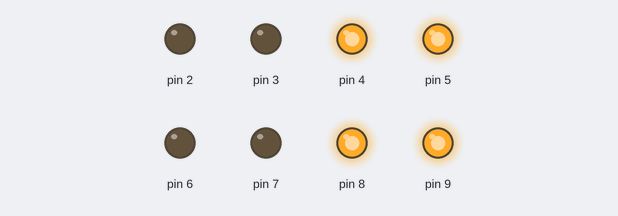
This sketch was run on a simulated Arduino Uno, built with avr-gcc and run on an emulated ATmega328P. Parts: output pins drawn as LEDs (lit = HIGH).

Above: at 0.12 s.
At 0.87 s:
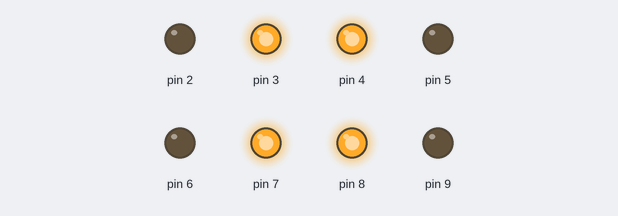
At 1.37 s:
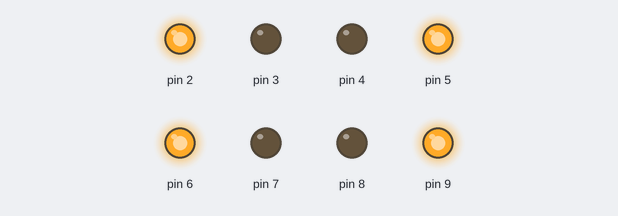
At 2.62 s:
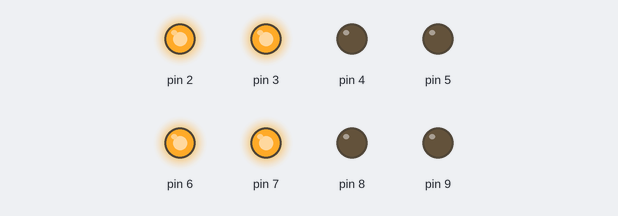
Timing chart, 0 to 3.0 s (numbered marks = the images above):
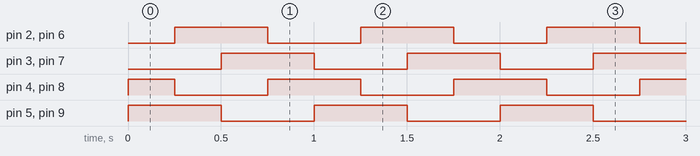

Measured:
- by itself, pin 2, pin 3, pin 5–7, pin 9: alternates HIGH for 0.50 s and LOW for 0.50 s
- by itself, pin 4, pin 8: repeats every 1.0 s: LOW 0.50 s, HIGH 0.50 s
- by itself, everything shown: repeats every 1.0 s, in 4 steps

The sketch:

eightleds.ino
```cpp
void setup() {
  for (int i = 2; i <= 9; i++) {
    pinMode(i, OUTPUT);
  }
}

void loop() {
  /*for (int i = 2; i <= 9; i++) {
    digitalWrite(i, HIGH);
    delay(250);
  }
  for (int i = 2; i <= 9; i++) {
    digitalWrite(i, LOW);
    delay(250);
  }*/
  for (int i = 2; i <= 9; i++) {
    digitalWrite(i, (((i % 4) == 0) || ((i % 4) == 1)) ? HIGH : LOW);
  }
  delay(250);
  for (int i = 2; i <= 9; i++) {
    digitalWrite(i, (((i % 4) == 1) || ((i % 4) == 2)) ? HIGH : LOW);
  }
  delay(250);
  for (int i = 2; i <= 9; i++) {
    digitalWrite(i, (((i % 4) == 2) || ((i % 4) == 3)) ? HIGH : LOW);
  }
  delay(250);
  for (int i = 2; i <= 9; i++) {
    digitalWrite(i, (((i % 4) == 3) || ((i % 4) == 0)) ? HIGH : LOW);
  }
  delay(250);
}
```
